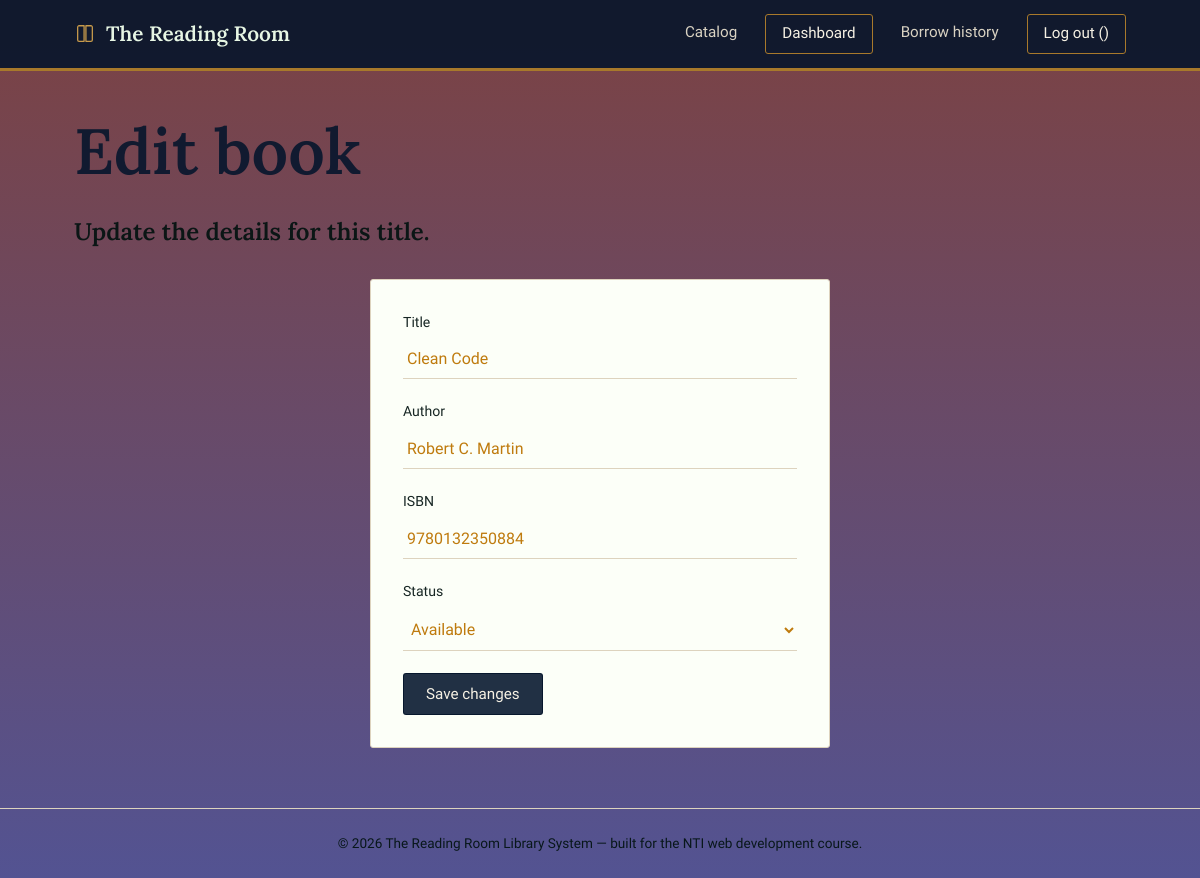
Page /edit-book.php?id=1 (signed in) on the committed database.
### tables this page shows
CREATE TABLE IF NOT EXISTS `books` (
    `id` INT AUTO_INCREMENT PRIMARY KEY,
    `title` VARCHAR(255) NOT NULL,
    `author` VARCHAR(255) NOT NULL,
    `isbn` VARCHAR(50) NOT NULL,
    `status` ENUM('available', 'borrowed') DEFAULT 'available',
    `created_at` TIMESTAMP DEFAULT CURRENT_TIMESTAMP
);

### edit-book.php (the view, shortened to what this page needs)
<?php
require_once 'db.php';
$id = isset($_GET['id']) ? (int)$_GET['id'] : 0;
$stmt = $pdo->prepare("SELECT * FROM books WHERE id = ?");
$stmt->execute([$id]);
$book = $stmt->fetch();
include 'header.php';
?>
<div class="page-hero">
    <h1>Edit book</h1>
    <p>Update the details for this title.</p>
</div>
<div class="form-card">
    <form method="POST" id="bookForm">
        <div class="form-group">
            <label for="title">Title</label>
            <input type="text" id="title" name="title"
                   value="<?= htmlspecialchars($book['title']) ?>" required>
        </div>
        <div class="form-group">
            <label for="author">Author</label>
            <input type="text" id="author" name="author"
                   value="<?= htmlspecialchars($book['author']) ?>" required>
        </div>
        <div class="form-group">
            <label for="isbn">ISBN</label>
            <input type="text" id="isbn" name="isbn"
                   value="<?= htmlspecialchars($book['isbn']) ?>" required>
        </div>
        <div class="form-group">
            <label for="status">Status</label>
            <select id="status" name="status">
                <option value="available" <?= $book['status'] === 'available' ? 'selected' : '' ?>>Available</option>
            </select>
        </div>
        <button type="submit" class="btn-submit">Save changes</button>
    </form>
</div>
<?php include 'footer.php'; ?>

### style.css (style rules this page uses)
:root { --ink: #03142be0; --ink-soft: #2E3A4B; --brass: #A8792B; --brass-light: #C79A4B; --paper: #7a29ad; --card: #fcfff8; --text: #bf7b0e; --text-muted: #01120fe9; --line: #DDD3BE; --success: #3F6B4A; --success-bg: #E7EFE6; --error: #8B3A3A; --error-bg: #F5E7E3; --radius: 3px; }
* { box-sizing: border-box; }
html, body { margin: 0; padding: 0; }
body { background-image: linear-gradient(rgb(124, 66, 66),rgb(83, 83, 146)); color: var(--text); font-family: 'Source Sans 3', -apple-system, BlinkMacSystemFont, 'Segoe UI', sans-serif; font-size: 16px; line-height: 1.55; -webkit-font-smoothing: antialiased; }
h1, h2, h3,p { font-family: 'Lora', Georgia, 'Times New Roman', serif; color: var(--ink); font-weight: 600; line-height: 1.25; margin: 0 0 0.4em; }
h1 { font-size: 4rem; }
.page-hero { margin-bottom: 32px; max-width: 640px; }
.page-hero p { color: var(--text-muted); margin-top: 6px; font-size: 24px; }
.search-box input, .form-group input, .form-group select { width: 100%; padding: 10px 4px; font-size: 1rem; font-family: inherit; color: var(--text); background: transparent; border: none; border-bottom: 1px solid var(--line); border-radius: 0; outline: none; transition: border-color 0.15s ease; }
.form-card { background: var(--card); border: 1px solid var(--line); border-radius: var(--radius); padding: 32px; max-width: 460px; margin: 0 auto; }
.form-group { margin-bottom: 22px; }
.form-group label { display: block; font-size: 0.88rem; color: var(--text-muted); margin-bottom: 6px; }
.btn-submit, .btn-nav { display: inline-block; background: var(--ink); color: #F6F1E4; border: 1px solid var(--ink); border-radius: var(--radius); padding: 11px 22px; font-size: 0.95rem; font-family: inherit; cursor: pointer; transition: background 0.15s ease, color 0.15s ease; }

### rows in the picture
books: title "Clean Code", author "Robert C. Martin", isbn "9780132350884", status "Available"
